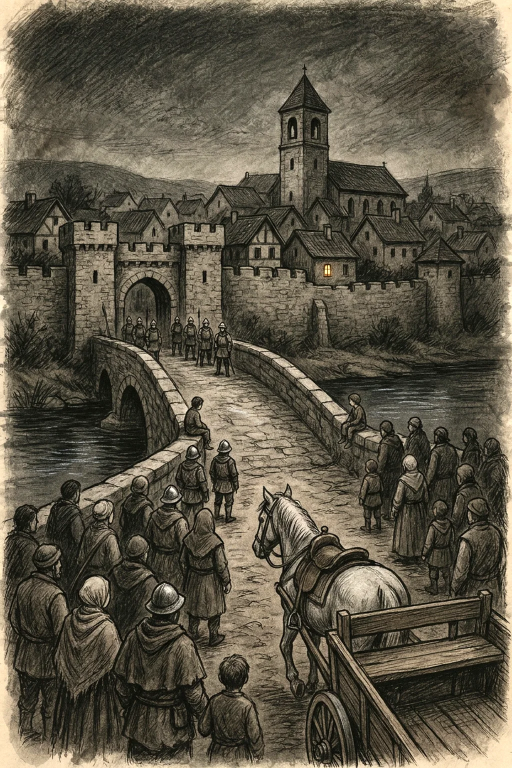
#> input picture assets/panels/stint_bridge_dusk.webp, 1024 x 1536 px (shown at 1/2 size); its folder holds 4 pictures in this run
$ python ballad_prints.py ../../assets/panels/road_beech_wood_noon.webp
#> lines starting #> are read from the running program, lines starting #| are printed output that depends on the picture; after the words box and inside, x2 and y2 are one past the last pixel; in counts of white or black regions, pixels touching at a corner belong together
"""Woodcut prints for the ballad film ("Before the Greywater").

  python3 tools/films/ballad_prints.py add <id>=<image> [...]   # the owner's prints -> assets/films/ballad/<id>.webp
  python3 tools/films/ballad_prints.py standins                 # rough stand-ins until the prints arrive

The prints are the in-world broadsheet of the Lantern's song: black ink on cream paper, no colour, no text.
Ids: lantern, war, ride, surrender, bells, deathbed (art/prompts/BALLAD.md).
"""
import os, sys
import numpy as np
from PIL import Image, ImageFilter
from scipy.ndimage import gaussian_filter

ROOT = os.path.abspath(os.path.join(os.path.dirname(os.path.abspath(__file__)), "..", ".."))
OUT = os.path.join(ROOT, "assets", "films", "ballad")
IDS = ["lantern", "war", "ride", "surrender", "bells", "deathbed"]
PAPER = np.array([236, 226, 204], np.float32)
INK = np.array([24, 20, 16], np.float32)


def add(pairs):
    os.makedirs(OUT, exist_ok=True)
    for pair in pairs:
        pid, path = pair.split("=", 1)
        assert pid in IDS, f"unknown print id {pid}; use one of {IDS}"
        im = Image.open(path).convert("RGB")
        if im.width > 1024:
            im = im.resize((1024, round(im.height * 1024 / im.width)), Image.LANCZOS)
        a = np.asarray(im, np.float32)
        sat = (a.max(-1) - a.min(-1)) / np.maximum(a.max(-1), 1)
        print(f"{pid}: {im.width}x{im.height}, colour pixels {float((sat > 0.35).mean()) * 100:.2f}% (should be near 0)")
        im.save(os.path.join(OUT, pid + ".webp"), quality=88)


def standins():
    """Hatched, thresholded stand-ins made from game panels: only for timing and layout, never shipped as final."""
    src = {"lantern": "stint_bridge_dusk", "war": "road_beech_wood_noon", "ride": "road_to_stint_morning",
           "surrender": "stint_tollhouse", "bells": "stint_square_bells", "deathbed": "stint_chapel_door"}
    d = os.path.join(OUT, "standin")
    os.makedirs(d, exist_ok=True)
    for pid, panel in src.items():
        g = np.asarray(Image.open(os.path.join(ROOT, "assets", "panels", panel + ".webp")).convert("L"), np.float32)
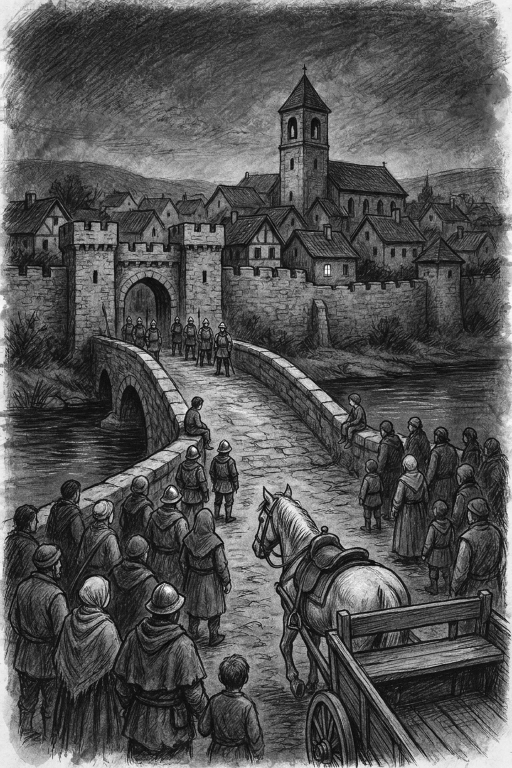
#> g: shape (1536, 1024) float32 (shown at 1/2 size); min 0, max 255, mean 84.9
        g = (g - gaussian_filter(g, 40)) * 1.6 + 128  # local contrast, like a carver choosing edges
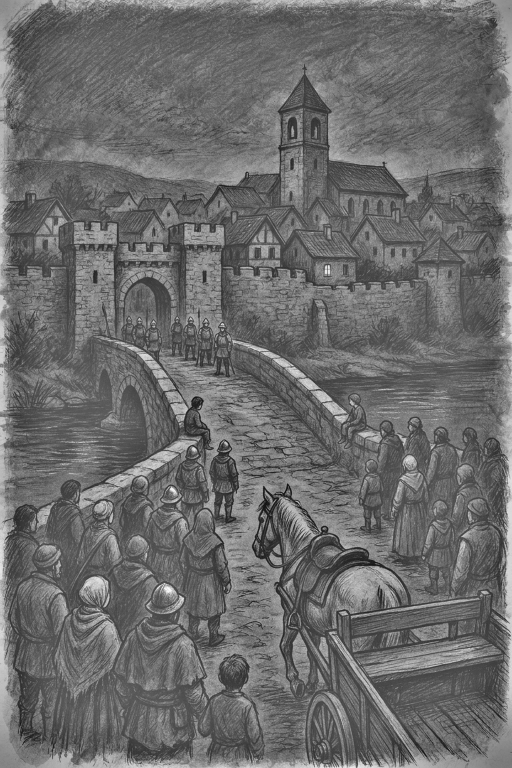
#> g: shape (1536, 1024) float32 (shown at 1/2 size); min -97.38, max 434.3, mean 128; drawn with min black and max white
        g = gaussian_filter(g, 1.0)
        yy, xx = np.mgrid[0:g.shape[0], 0:g.shape[1]]
        hatch = 34 * np.sin((yy + 0.35 * xx) / 2.4)
        ink = g < (118 + hatch)
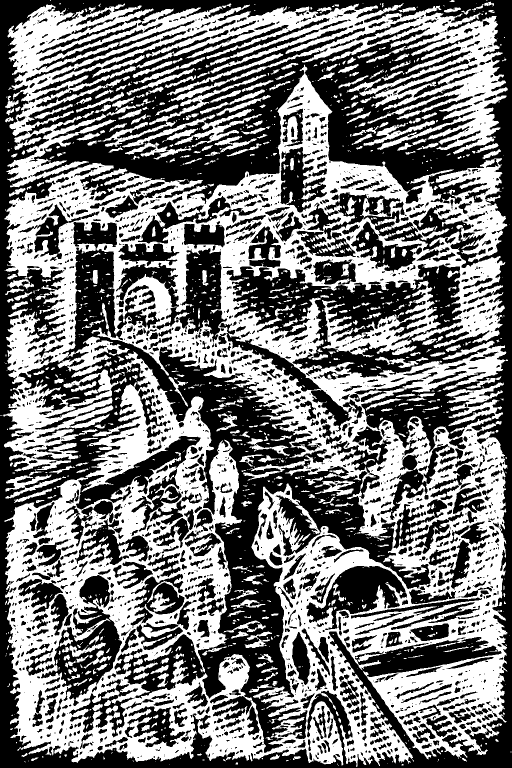
#> ink: shape (1536, 1024) bool (shown at 1/2 size); 47.4% white; 1354 white regions (865 under 20 px), largest, box (x1, y1, x2, y2) and area: (6, 129, 1015, 1534) 555867, (13, 6, 1016, 375) 103615, (644, 561, 881, 715) 10740
        rgb = np.where(ink[..., None], INK, PAPER)
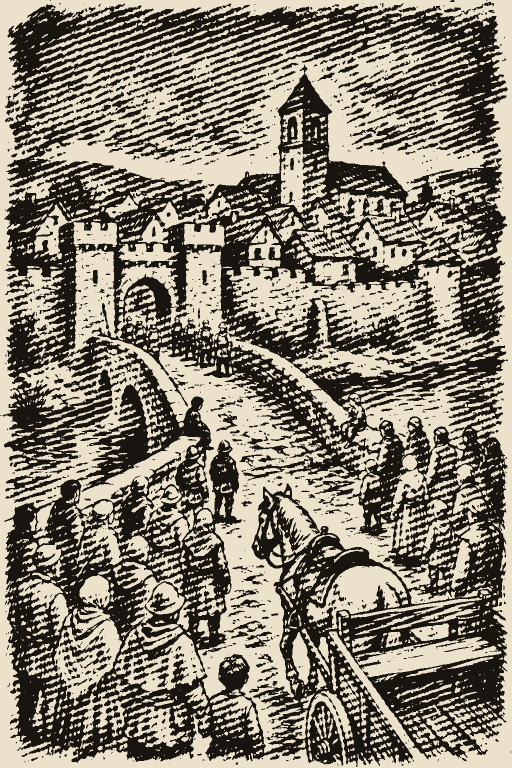
#> rgb: shape (1536, 1024, 3) float32 (shown at 1/2 size); mean of channels 0, 1, 2 138.3, 126.2, 116.2; drawn as R, G, B
        rgb += gaussian_filter(np.random.default_rng(3).standard_normal(g.shape).astype(np.float32), 1.5)[..., None] * 6
        Image.fromarray(np.clip(rgb, 0, 255).astype(np.uint8)).filter(ImageFilter.SMOOTH).save(os.path.join(d, pid + ".webp"), quality=85)
        print("stand-in", pid)
#> pass 2 of the loop in standins, `for pid, panel in src.items():`:
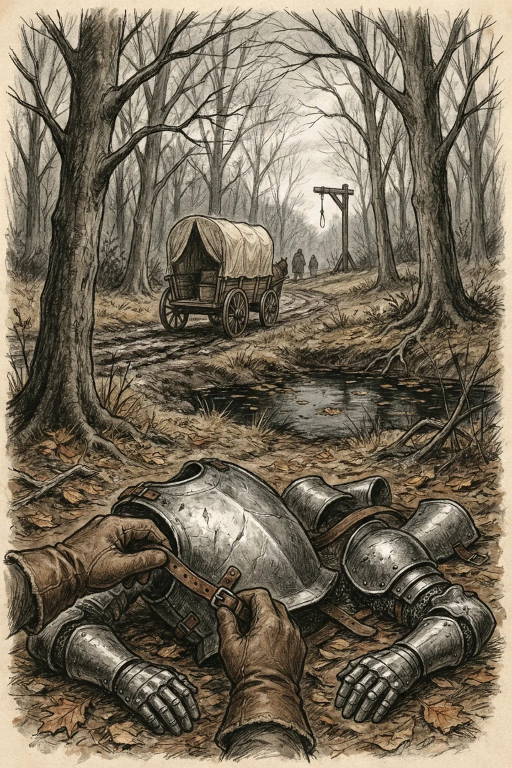
#> input picture assets/panels/road_beech_wood_noon.webp, 1024 x 1536 px (shown at 1/2 size)
#> in standins, `ink = g < (118 + hatch)`:
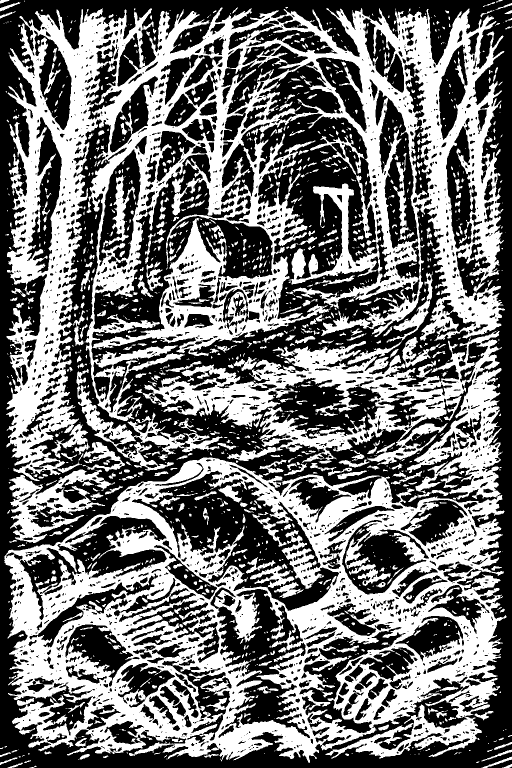
#> ink: shape (1536, 1024) bool (shown at 1/2 size); 45.3% white; 1628 white regions (999 under 20 px), largest, box (x1, y1, x2, y2) and area: (8, 543, 1013, 1526) 330355, (12, 15, 1010, 962) 300010, (19, 939, 230, 1086) 10909
#> in standins, `rgb = np.where(ink[..., None], INK, PAPER)`:
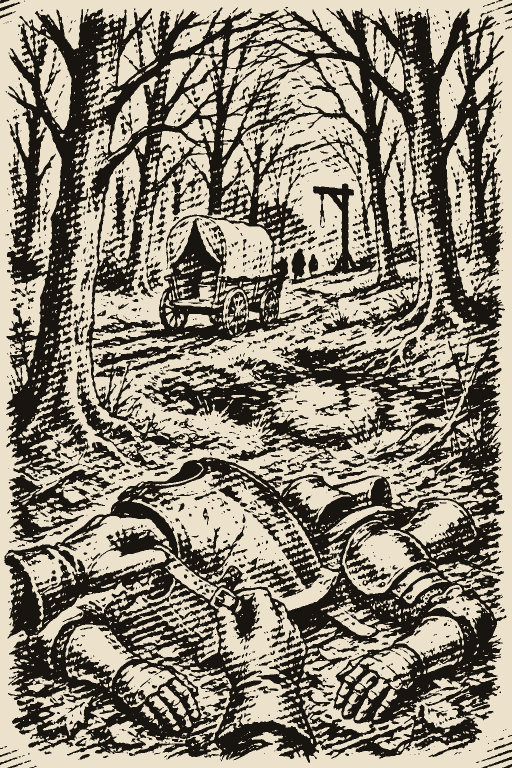
#> rgb: shape (1536, 1024, 3) float32 (shown at 1/2 size); mean of channels 0, 1, 2 142.9, 130.5, 120.3; drawn as R, G, B
#> pass 3 of the loop in standins, `for pid, panel in src.items():`:
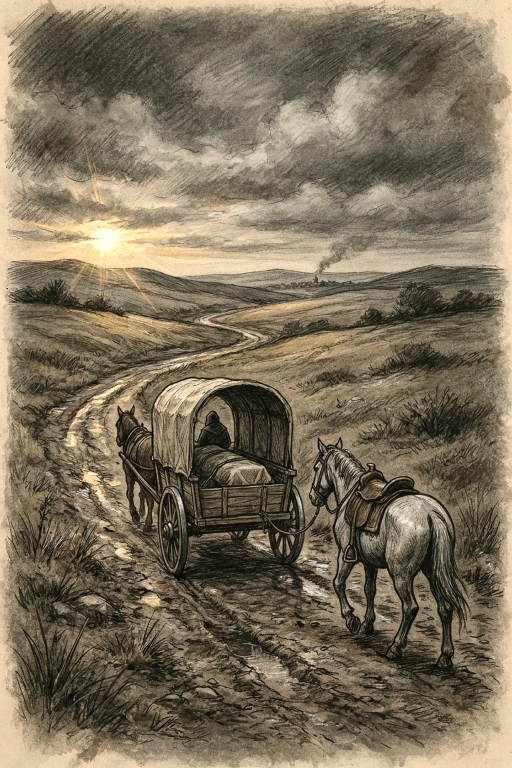
#> input picture assets/panels/road_to_stint_morning.webp, 1024 x 1536 px (shown at 1/2 size)
#> in standins, `ink = g < (118 + hatch)`:
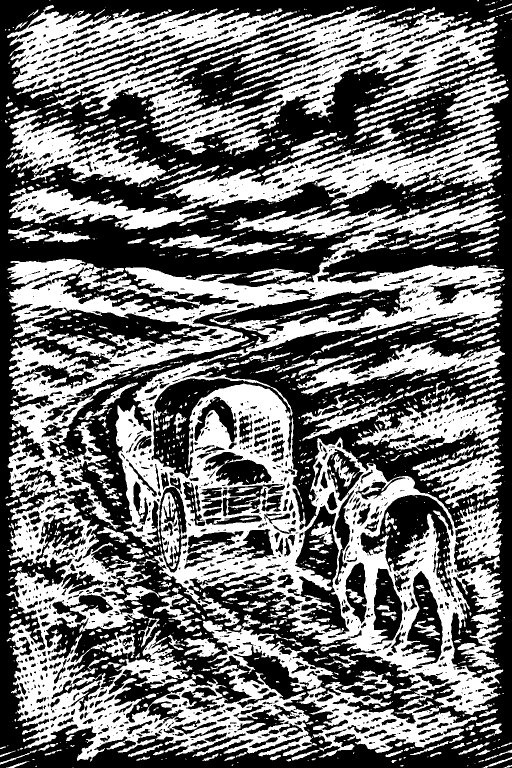
#> ink: shape (1536, 1024) bool (shown at 1/2 size); 44.5% white; 1474 white regions (899 under 20 px), largest, box (x1, y1, x2, y2) and area: (13, 391, 1010, 1522) 363691, (14, 10, 996, 309) 100789, (18, 255, 1005, 460) 49640
#> in standins, `rgb = np.where(ink[..., None], INK, PAPER)`:
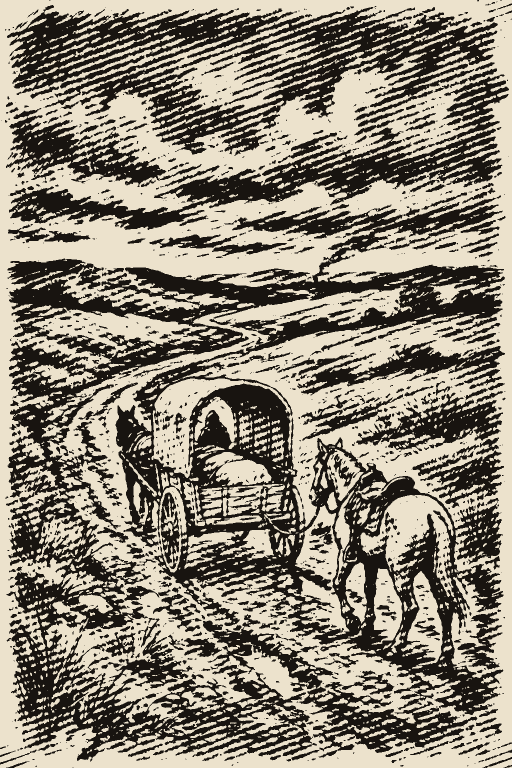
#> rgb: shape (1536, 1024, 3) float32 (shown at 1/2 size); mean of channels 0, 1, 2 144.5, 132.1, 121.7; drawn as R, G, B
#> the loop made 4 passes; the first 3 are shown


if __name__ == "__main__":
    if sys.argv[1] == "add":
        add(sys.argv[2:])
    else:
#> (the run stopped early here; a loop or call above may not have finished)
